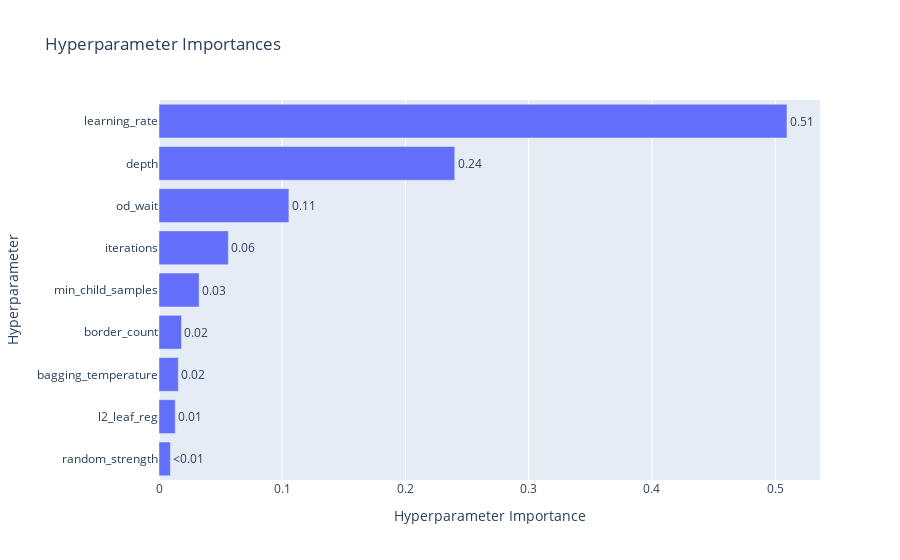

The notebook cell saved with this chart:
### Code cell
optuna.visualization.plot_param_importances(study)

### Figure 1 — Plotly figure (JSON) as saved in the notebook; plotly's stock layout.template omitted (floating-point values rounded to 4 significant figures)
{"data": [{"cliponaxis": false, "hovertemplate": ["random_strength (FloatDistribution): 0.009258571633640389<extra></extra>", "l2_leaf_reg (FloatDistribution): 0.013183728331661867<extra></extra>", "bagging_temperature (FloatDistribution): 0.015640234471585825<extra></extra>", "border_count (IntDistribution): 0.018248914324602083<extra></extra>", "min_child_samples (IntDistribution): 0.03253860223702895<extra></extra>", "iterations (IntDistribution): 0.05622680403563051<extra></extra>", "od_wait (IntDistribution): 0.10538335115145273<extra></extra>", "depth (IntDistribution): 0.23998262902871412<extra></extra>", "learning_rate (FloatDistribution): 0.5095371647856836<extra></extra>"], "name": "Objective Value", "orientation": "h", "text": ["<0.01", "0.01", "0.02", "0.02", "0.03", "0.06", "0.11", "0.24", "0.51"], "textposition": "outside", "type": "bar", "x": [0.009259, 0.01318, 0.01564, 0.01825, 0.03254, 0.05623, 0.1054, 0.24, 0.5095], "y": ["random_strength", "l2_leaf_reg", "bagging_temperature", "border_count", "min_child_samples", "iterations", "od_wait", "depth", "learning_rate"]}], "layout": {"title": {"text": "Hyperparameter Importances"}, "xaxis": {"title": {"text": "Hyperparameter Importance"}}, "yaxis": {"title": {"text": "Hyperparameter"}}}}
